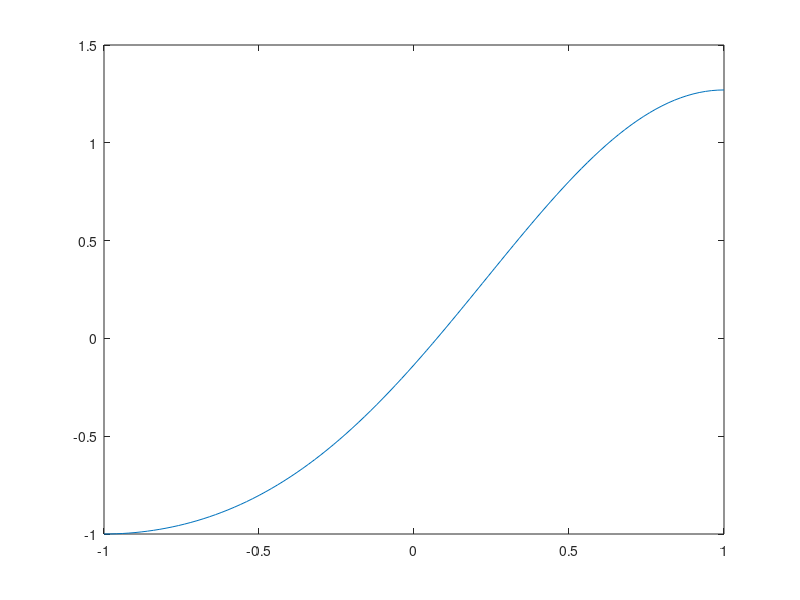

Reproduce this figure in MATLAB. (Note: this script raises an error after producing the figure.)
x = -1:.02:1;
u = 4 / (3 * pi^2) * (sin(pi * x / 2) - cos(pi * x)) + sin(pi * x / 2);
u_1 = 4 / pi^2 + (4 + pi^2) / pi^2 * sin(pi * x / 2);
u_simple = sin(pi * x / 2);

f = @(x) cos(pi * x);

figure(1);
plot(x, u, 'DisplayName', 'Analytical');
hold on;

N_vals = 3:64;
plot_N_vals = [4 8 16 32 64];
max_error = [];
rms_error = [];
deriv_max_error = [];
deriv_rms_error = [];
for N=N_vals
    chebyshev_polys = {[1], [1 0]};

    for i=2:N
        chebyshev_polys{i+1} = 2*[chebyshev_polys{i} 0] - [0 0 chebyshev_polys{i-1}];
    end

    D = zeros(N+1);
    for i=1:2:N
        D = D + 2 * diag(i:N, i);
    end

    A = D^2 + (pi / 2)^2 * eye(N+1);

    f_gauss_lobatto = f(cos(pi * (0:N) / N));
    f_gauss_lobatto = [f_gauss_lobatto f_gauss_lobatto(end-1:-1:2)];

    f_hat = fft(f_gauss_lobatto);
    f_hat = real(f_hat(1:N+1));
    f_hat = (f_hat / N ./ resize(c(0:N, N), size(f_hat)))';
    disp(f_hat)

    A(end-1, :) = (-1).^(0:N);
    A(end, :) = (-1).^(0:N) .* (0:N).^2;

    f_hat(end-1) = -1;
    f_hat(end) = 0;

    u_hat = A \ f_hat;

    u_cheby = zeros(size(x));

    for i=1:N+1
        u_cheby = u_cheby + real(u_hat(i)) * polyval(chebyshev_polys{i}, x);
    end

    error = u_cheby - u;
    max_error(end+1) = max(abs(error));
    rms_error(end+1) = sqrt(mean(error.^2));

    if ismember(N, plot_N_vals)
        figure(1);
        plot(x, u_cheby, '--', 'DisplayName', "N = " + num2str(N));
    end

end

figure(1);
hold off;
title("Chebyshev Approximations of u(x) by Order (N)");
xlabel("x");
ylabel("y");
legend(location="northwest");

figure(3);
loglog(N_vals, max_error);
hold on;
loglog(N_vals, rms_error);
hold off;
title("Error of Chebyshev Approximations of u(x) vs Order");
xlabel("Order (N)");
ylabel("Error");
legend(["Max Error", "RMS Error"]);

function out = c(k, N) 
    out = ones(size(k));
    out(k == 0 | k == N) = 2;
end
